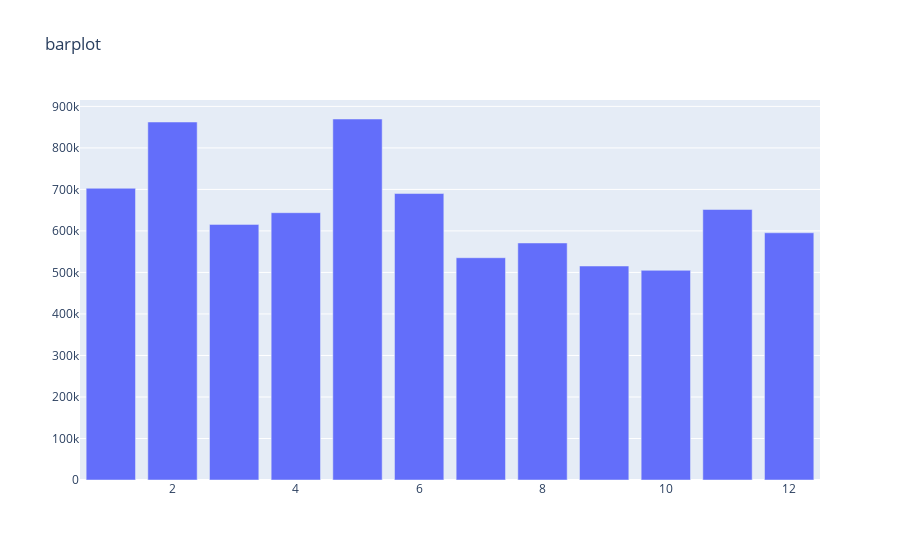

Notebook code for this chart:
### Code cell
gh = data.groupby("month")["sku_id","units_sold"].sum().sort_values(by="units_sold",ascending=True).reset_index()
data1 = [go.Bar(x=gh["month"],
                y=gh["units_sold"])]
layout = go.Layout(title="barplot", )
figure = go.Figure(data= data1, layout=layout)
figure.show()

### Figure 1 — Plotly figure (JSON) as saved in the notebook; plotly's stock layout.template omitted (floating-point values rounded to 4 significant figures)
{"data": [{"type": "bar", "x": [10, 9, 7, 8, 12, 3, 4, 11, 6, 1, 2, 5], "y": [505100, 515508, 535454, 570992, 595525, 615777, 643915, 651667, 690137, 702747, 862412, 869648]}], "layout": {"title": {"text": "barplot"}}}
